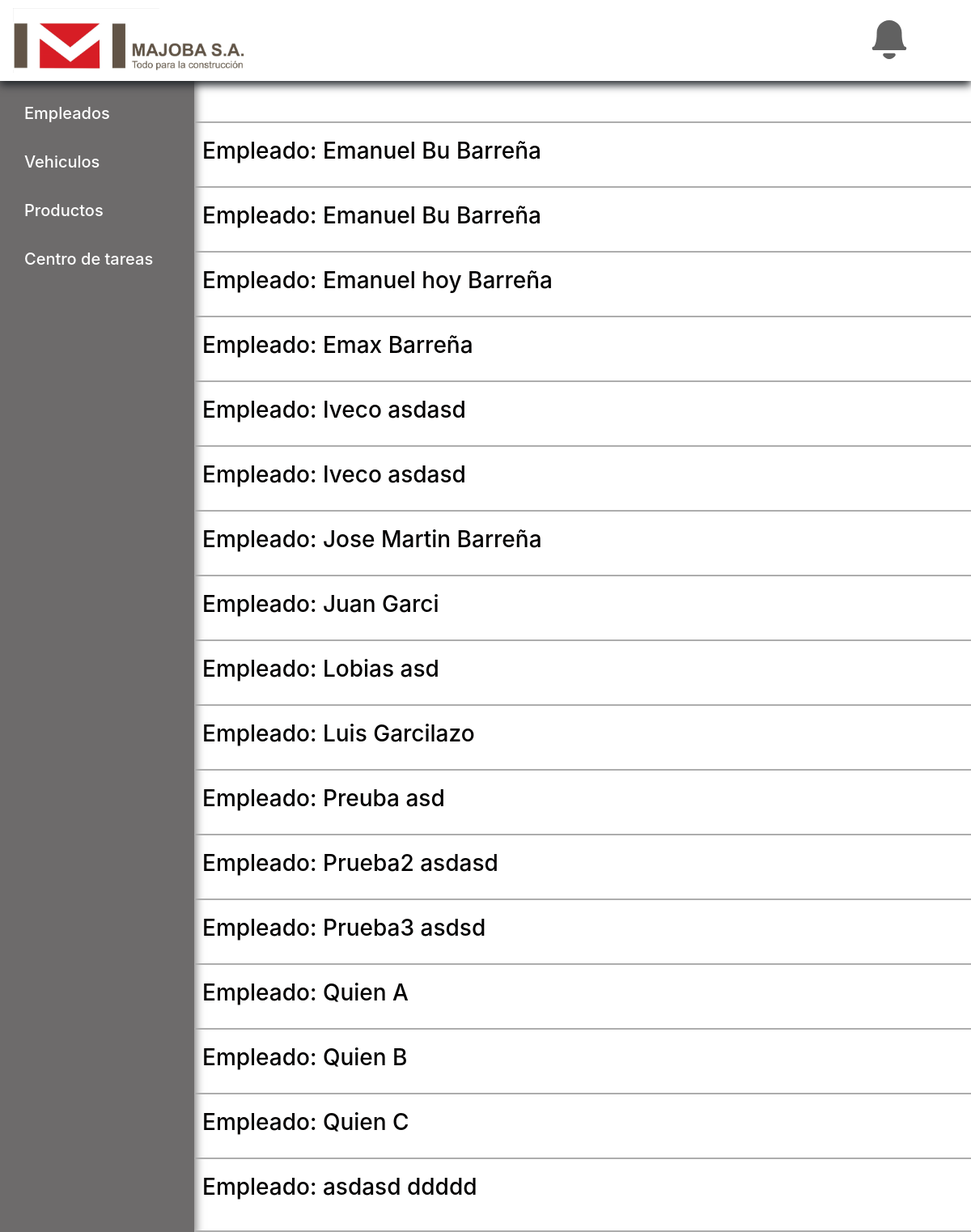
The page /list/Empleado/ (signed in) on the database its author committed.
### MajobaWebApp/models.py (models this page shows, shortened)
class Employee(models.Model):
    SUCURSAL_CHOICES = (
        ('Castelli', 'Castelli'),
        ('Lezama', 'Lezama')
        )
    type = models.IntegerField(default=1)
    name = models.CharField(max_length=100, verbose_name='Nombre')
    ape = models.CharField(max_length=100, verbose_name='Apellido')
    phone = models.CharField(max_length=20, verbose_name='Telefono')
    mail = models.EmailField(verbose_name='Mail')
    dir = models.CharField(max_length=100, verbose_name='Dirección')
    position = models.CharField(max_length=30, verbose_name='Posición')
    sucursal = models.CharField(max_length=30, choices=SUCURSAL_CHOICES, verbose_name='Sucursal')
    img = models.ImageField(upload_to='media/empleados/', default=default_image, null=True, verbose_name='Fotografia')
    created = models.DateTimeField(auto_now_add=True)
    updated = models.DateTimeField(auto_now=True)
    class Meta:
        verbose_name = 'Empleado'
        verbose_name_plural = 'Empleados'

### MajobaWebApp/views.py (the view)
# urls.py: path('list/<str:id>/', views.list_view, name = 'list'),
@login_required
def list_view(request, id):
    if id == 'Empleado':
        lista =  Employee.objects.all().order_by('name')
    elif id == 'Vehiculo':
        lista = Machine.objects.all().order_by('name')
    elif id == 'Producto':
        lista = Product.objects.all().order_by('name')
    elif id == 'Tarea':
        lista = Task.objects.all().order_by('created')
    return render(request, 'list_template.html', {'list':lista , 'id':id})

### MajobaWebApp/context_processors.py (called while the page is built)
def base_context(request):
    if request.user.is_authenticated:
        notifi = Notification.objects.filter(receive__id__icontains= request.user.id).order_by('-created')
        count = (notifi.filter(is_check=False)).count()
        pending_task_count = Task.objects.filter(state__icontains= 'Pendiente').count()
        return {'notifications':notifi, 'count':count, 'pending':pending_task_count}
    else:
        count = 0
        return { 'count':count}

### MajobaWebApp/templates/list_template.html (shortened to what this page needs)
{% extends 'base_template.html' %}
{% load static %}
{% block content %}
<div class="lista-contenida">
    <div class="obj-list-container">
        {% for Object in list %}
        <div class="obj-list-item">
            {% if id == 'Empleado' %}
            <a href="{% url 'modelView' type=Object.type id=Object.pk%}">
            <h3> Empleado: {{ Object.name }} {{Object.ape}} </h3>
            {% endif %}
        </div>
        {% empty %}
            <p>No hay disponibles</p>
        {% endfor %}
        </div>
    </div>
</div>
{% endblock %}

### MajobaWebApp/templates/base_template.html (shortened to what this page needs)
<!DOCTYPE html>
<html lang="en">
<head>
    {% load static %}
    <link rel="stylesheet" href="https://unpkg.com/swiper/swiper-bundle.min.css"/>
    <link rel="stylesheet" href="https://cdnjs.cloudflare.com/ajax/libs/font-awesome/4.5.0/css/font-awesome.min.css">
    <link href="https://fonts.googleapis.com/css?family=Roboto" rel="stylesheet"> <link rel='stylesheet' href='https://cdnjs.cloudflare.com/ajax/libs/twitter-bootstrap/4.0.0-beta/css/bootstrap.min.css'>
    <link rel="stylesheet" type="text/css" href="{% static 'MajobaWebApp/css/style.css' %}">
</head>
<body>
  <nav>
    <div class="navbar">
      <div class="nav-logo">
        <a href="{% url 'index' %}"><img src="{% static 'MajobaWebApp/img/logo-majoba.png' %}" alt="">
        </a>
      </div>
      <div class="notification-area">
        <a onclick="notifAction()" id="noti-btn" class="notification-btn" id="notification-btn">
          <img src="{% static 'MajobaWebApp/img/bell-svgrepo-com (1).svg' %}" alt="noti-icon">
        </a>
      </div>
    </div>
  </nav>
<div class="container-principal">
    <div class="sidebar">
        <ul class="sidebar-list">
          <li class="list-item">
            <div class="submenu-item">
              Empleados
            </div>
          </li>
          <li class="list-item">
            <div class="submenu-item">
              Vehiculos
            </div>
          </li>
          <li class="list-item">
            <div class="submenu-item">
              Productos
            </div>
          </li>
          <li style="display: flex; flex-flow: row;" class="list-item">
            <a href="{% url 'tasks' %}">
            <div class="item">
              Centro de tareas
            </div>
            </a>
          </li>
        </ul>
    </div>
    {% block content %}
    {% endblock %}
</body>
</html>

### static/MajobaWebApp/css/style.css (style rules this page uses)
body { align-items: center; justify-content: center; background-color: white; height: 100%!important; min-height: 100vh; }
html, body { height: 100%; margin: 0; padding: 0; }
a { color:#030202; text-decoration: none!important; }
nav { padding: 0; margin: 0 0 10px; display: flex; position: fixed; left: 0; top: 0; height: 100px; width: 100%; background-color: white; box-shadow: 0 5px 10px; }
nav { z-index: 1; }
nav .navbar { display: flex; align-items: center; justify-content: space-between; position: absolute; height: 100%; width: 95%; overflow: hidden; }
.nav-logo a { overflow: hidden; }
.nav-logo img { margin: 0; max-width: 300px; max-height: 200px; }
.notification-area { position: relative; display: inline-block; cursor: pointer; }
.notification-area img { max-width: 50px; max-height: 50px; margin: 0; }
div .sidebar { grid-area: 1 / 1 / 4 / 1; background-color: rgb(109, 107, 107); padding-top: 80px; min-height: 100vh; max-height: 100%; box-shadow: 2px 5px 10px rgba(102, 101, 101, 0.904); }
.sidebar-list { list-style: none; align-items: center; padding: 30px 10px; }
.list-item { border-radius: 5px; padding: 15px 20px; font-size: 20px; color: white; font-weight: 500; cursor: pointer; }
.sidebar .list-item a { text-decoration: none; color: white; }
.container-principal { display: grid; grid-template-columns: 20% auto; grid-template-rows: auto auto auto; width: 100%; height: 100%; min-height: 100vh; margin: 0 auto; }
.lista-contenida { height: 100%; max-height: none!important; }
.obj-list-container { margin-top: 150px; margin-bottom: 0; border-bottom: 2px solid rgb(173, 173, 173) ; padding-bottom: 10px; display: flex; flex-direction: column; }
.obj-list-item { margin-bottom: 0; border-top: 2px solid rgb(173, 173, 173) ; height: 80px; padding: 10px; display: flex; align-items: center; }

### rows shown on the page
Employee: name "Emanuel Bu", ape "Barreña"
Employee: name "Emanuel Bu", ape "Barreña"
Employee: name "Emanuel hoy", ape "Barreña"
Employee: name "Emax", ape "Barreña"
Employee: name "Iveco", ape "asdasd"
Employee: name "Iveco", ape "asdasd"
Employee: name "Jose Martin", ape "Barreña"
Employee: name "Juan", ape "Garci"
Employee: name "Lobias", ape "asd"
Employee: name "Luis", ape "Garcilazo"
Employee: name "Preuba", ape "asd"
Employee: name "Prueba2", ape "asdasd"
Employee: name "Prueba3", ape "asdsd"
Employee: name "Quien", ape "A"
Employee: name "Quien", ape "B"
Employee: name "Quien", ape "C"
Employee: name "asdasd", ape "ddddd"
